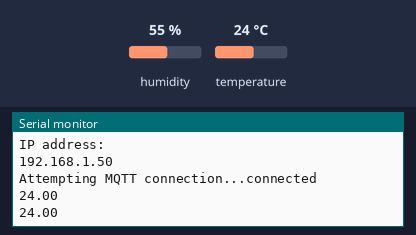
Recording of a sketch running on a simulated ESP32. Shown: the last lines printed to the serial monitor. Inputs (shaded band) come from the test bench; at power-on: temperature 24 °C, humidity 55 %. WiFi joins after 1.5 s; servers stay silent unless stated; no MQTT or app messages arrive unless stated.

Above: at 2.7 s.
2.8 s: temperature set to 12 °C
At 4.1 s:
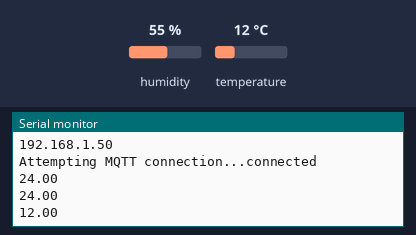
4.3 s: temperature set to 19 °C
At 5.3 s:
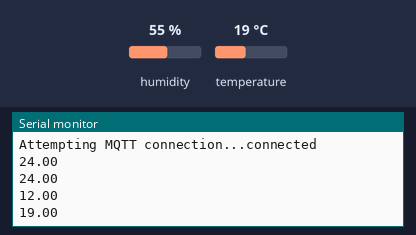
Timing chart, 0 to 7.3 s (numbered marks = the images above; inputs shaded):
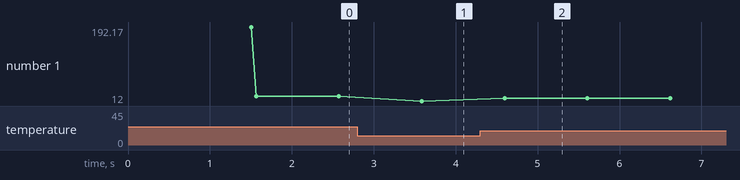

The sketch:

MQTTconnectionDHT22.ino
```cpp
#include <PubSubClient.h>
#include <WiFi.h>
#include <DHTesp.h>

#define DHTPIN 12

WiFiClient espClient;
PubSubClient mqttClient(espClient);
DHTesp dhtSensor;

char tempAr[6];

void setup() {
  Serial.begin(115200);
  setupWifi();
  setupMQTT();
  dhtSensor.setup(DHTPIN, DHTesp::DHT22);
}

void loop() {
  if(!mqttClient.connected()) {
    connectToBroker();
  }
  mqttClient.loop();

  updateTemperature();
  Serial.println(tempAr);
  mqttClient.publish("CSE",tempAr);
  delay(1000);
}

void setupMQTT() {
  mqttClient.setServer("broker.hivemq.com", 1883);
}

void setupWifi() {
  WiFi.begin("Wokwi-GUEST", "");

  while (WiFi.status() != WL_CONNECTED) {
    delay(500);
    Serial.print(".");
  }

  Serial.println("");
    Serial.println("WiFi connected");
    Serial.println("IP address: ");
    Serial.println(WiFi.localIP());
}

void connectToBroker() {
  while (!mqttClient.connected()) {
    Serial.print("Attempting MQTT connection...");
    if (mqttClient.connect("ESP32Client")) {
      Serial.println("connected");
    } else {
      Serial.print("failed");
      Serial.print(mqttClient.state());
      Serial.println(" try again in 5 seconds");
      delay(5000);
    }
  }
}

void updateTemperature() {
  dhtSensor.setup(DHTPIN, DHTesp::DHT22);
  TempAndHumidity data = dhtSensor.getTempAndHumidity();
  String(data.temperature,2).toCharArray(tempAr, 6);
}
```

Measured:
- after the input at 2.8 s, the serial monitor: prints a new line after 0.79 s (image 1)
- after the input at 4.3 s, the serial monitor: prints a new line after 0.30 s (image 2)
- plotted number 1: 24 → 12 after the input at 2.8 s, 12 → 19 after the input at 4.3 s
